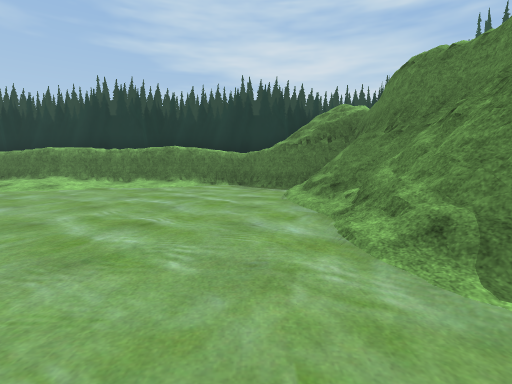
[1] (above)

16 first-person views from a walk through a 3-D level made in the Unity game engine. The camera is 1.4 m above the floor, tilts 6° down and sees 85° across. The floor is counted in squares, 2 m on a side. Each view is taken from the middle of a square. On the plan, view 1 faces up. The plan holds only what a view shows up to about 9 squares ahead; the rest is blank. The player character is not drawn. Some animated figures are not drawn. Some surface patterns are stand-ins.

[2]
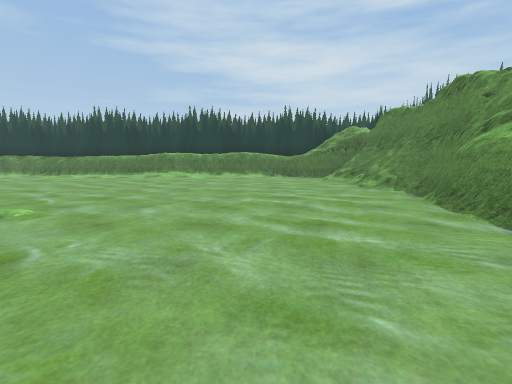

[3]
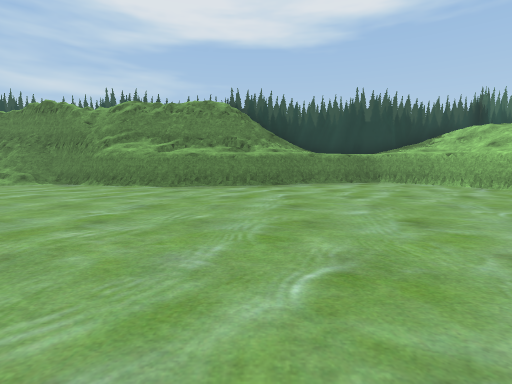

[4]
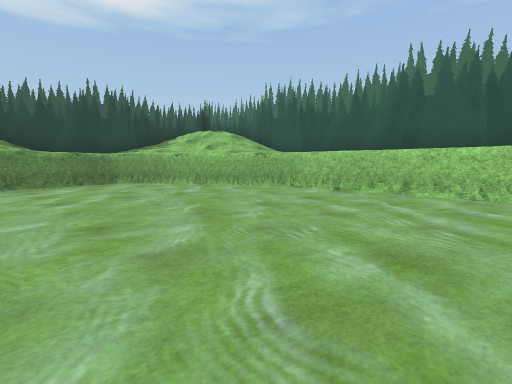

[5]
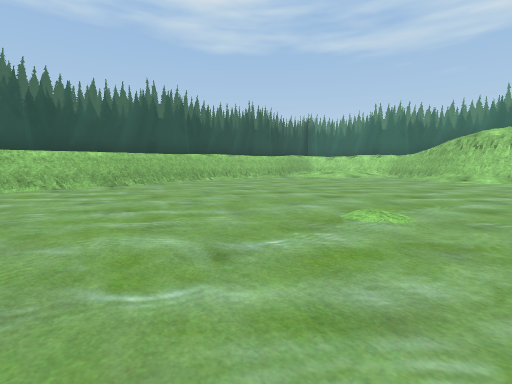

[6]
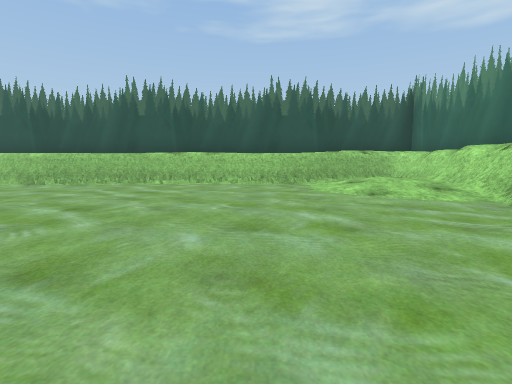

[7]
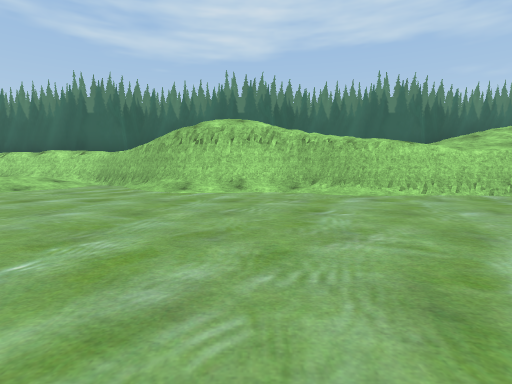

[8]
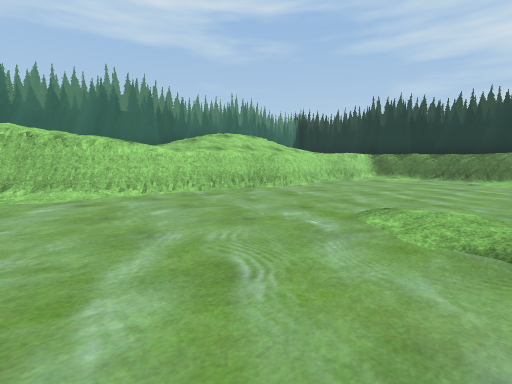

[9]
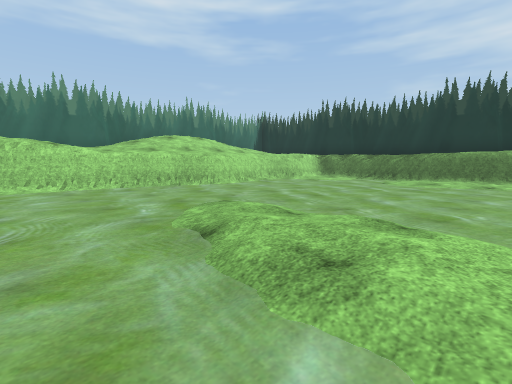

[10]
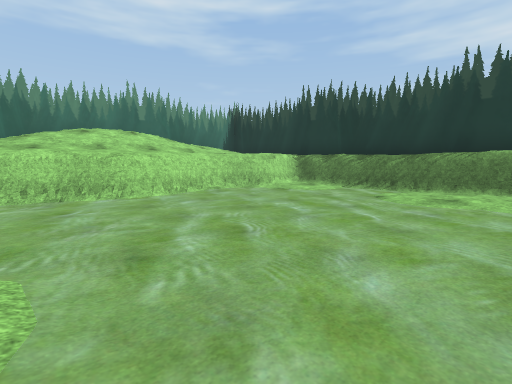

[11]
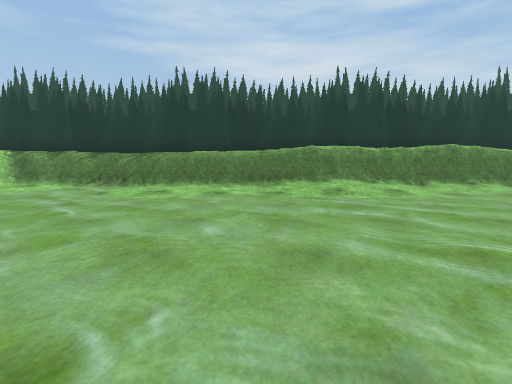

[12]
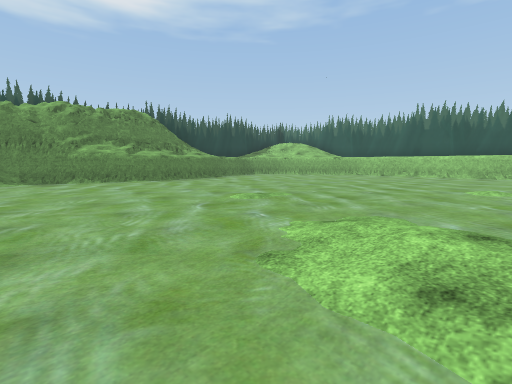

[13]
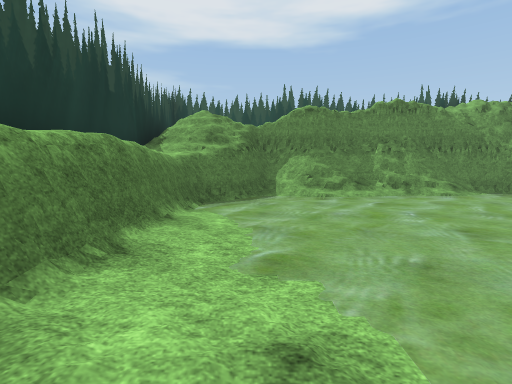

[14]
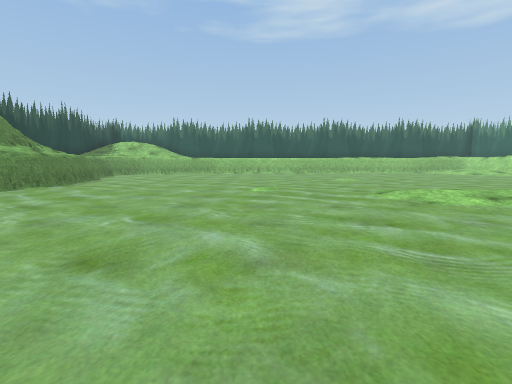

[15]
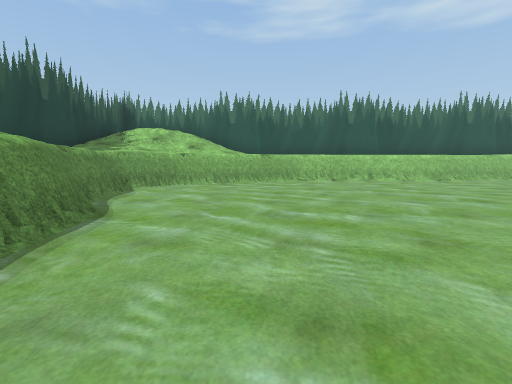

[16]
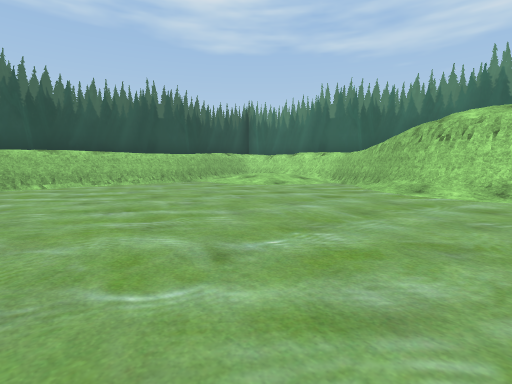

### Floor plan
Key: @ floor where view 1 was taken; # wall or solid block; . main floor; : floor 0.25 m higher than the main floor; - floor 0.25 m lower than the main floor; / step, stairs or slope; = window, fence, low wall or low ledge; ~ liquid the walk can cross; ^ raised ledge.
Columns run from 20 left of view 1 to 3 right of it. Each row starts with its distance up from view 1.
  9      ################
  8      #..~....//////~##
  7     ##.~~....///~~~~~##
  6     #~~~~~~~~~~~~~~~~/#
  5     #~~~~~~~~~~~~~~~~=#
  4     ##~~~~~~~~~~~~~~~/#
  3     ##~~~~~~~~~~~~~~~/#
  2     #~~~~~~~~~~~~~~~~/#
  1     #~~~~/-/~~~~~~~~~~#
  0     #~~~~//:/~~~~~~~@##
 -1     #~~~~~~//~~~~~~~~#
 -2    ##~~~~~~~~~~.~~~~~#
 -3    #/~~~~~~~~~~~~~~~~#
 -4    #~~~~~~~~~~~~~~~~~#
 -5    #/~~~~~~~~~~~~~~~~##
 -6   ##~~~~~~~~~~~~~~~~~~#
 -7   #.~~~~~~~~~~~~~~~~~~#^
 -8  ##~~~~~~~~~~~~~~~~~~~#^
 -9  #//~~~~~~~~~~~~~~~~~~~^
-10 ^^///~~~~~~~~~~~~~~~~~#^
-11 ^^///~~~~~~~~~~~~~~####
-12 ^^///~~~~~~~########
-13 ^#############

Positions as (right, up) in squares from view 1, and headings:
1: (0, 0), facing up
2: (-2, -5), facing up
3: (-7, -5), facing right
4: (-7, -6), facing down-right
5: (-5, -4), facing down-left
6: (-14, -4), facing down
7: (-10, -4), facing left
8: (-10, -3), facing up-left
9: (-8, -2), facing up-left
10: (-9, 1), facing up-left
11: (-8, 1), facing up
12: (-9, 2), facing down-right
13: (-6, 7), facing right
14: (-5, 5), facing down
15: (-1, -2), facing down
16: (-10, -4), facing down-left
